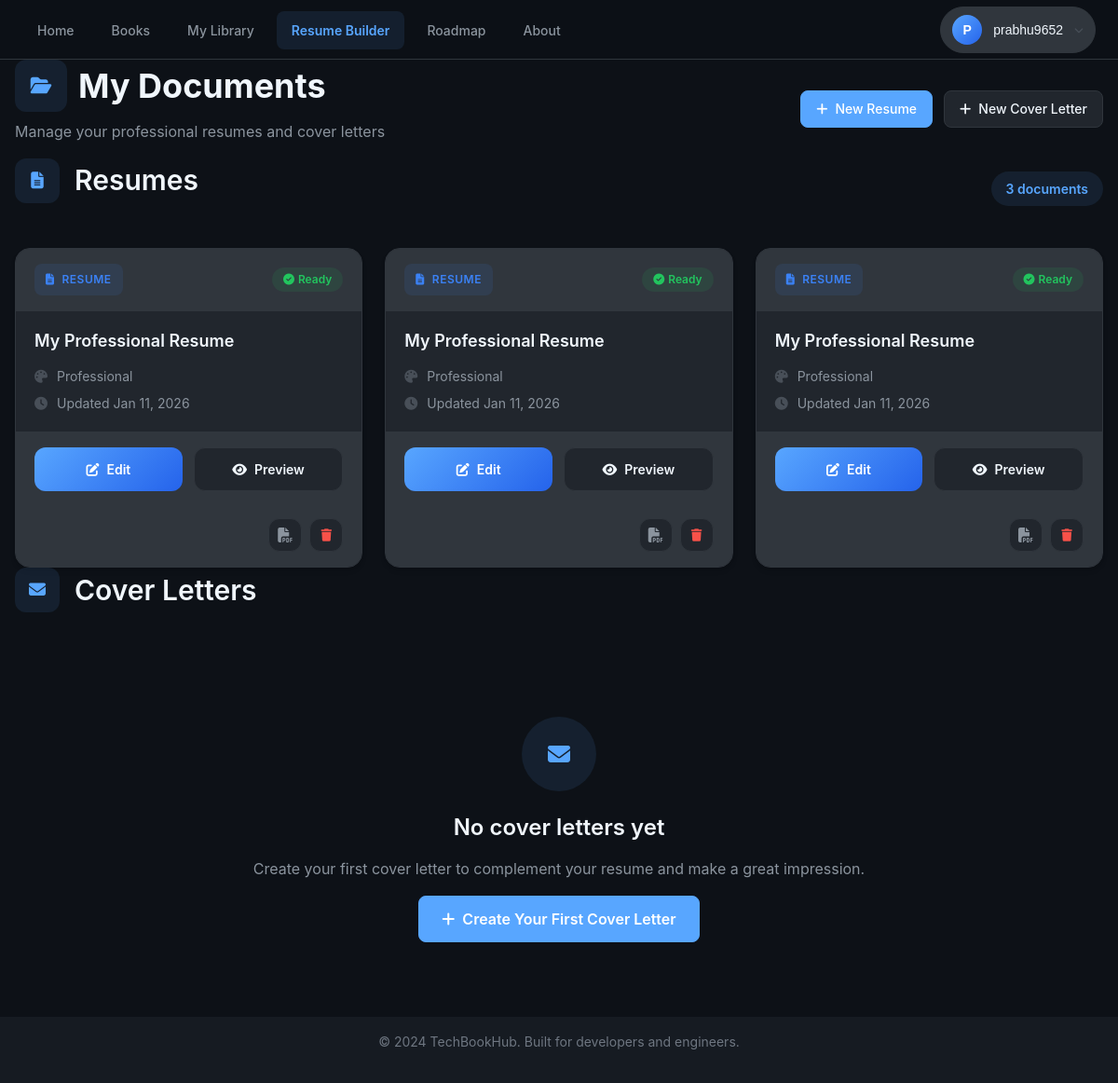
Page /resume-builder/dashboard/ (signed in) on the earlier database version.
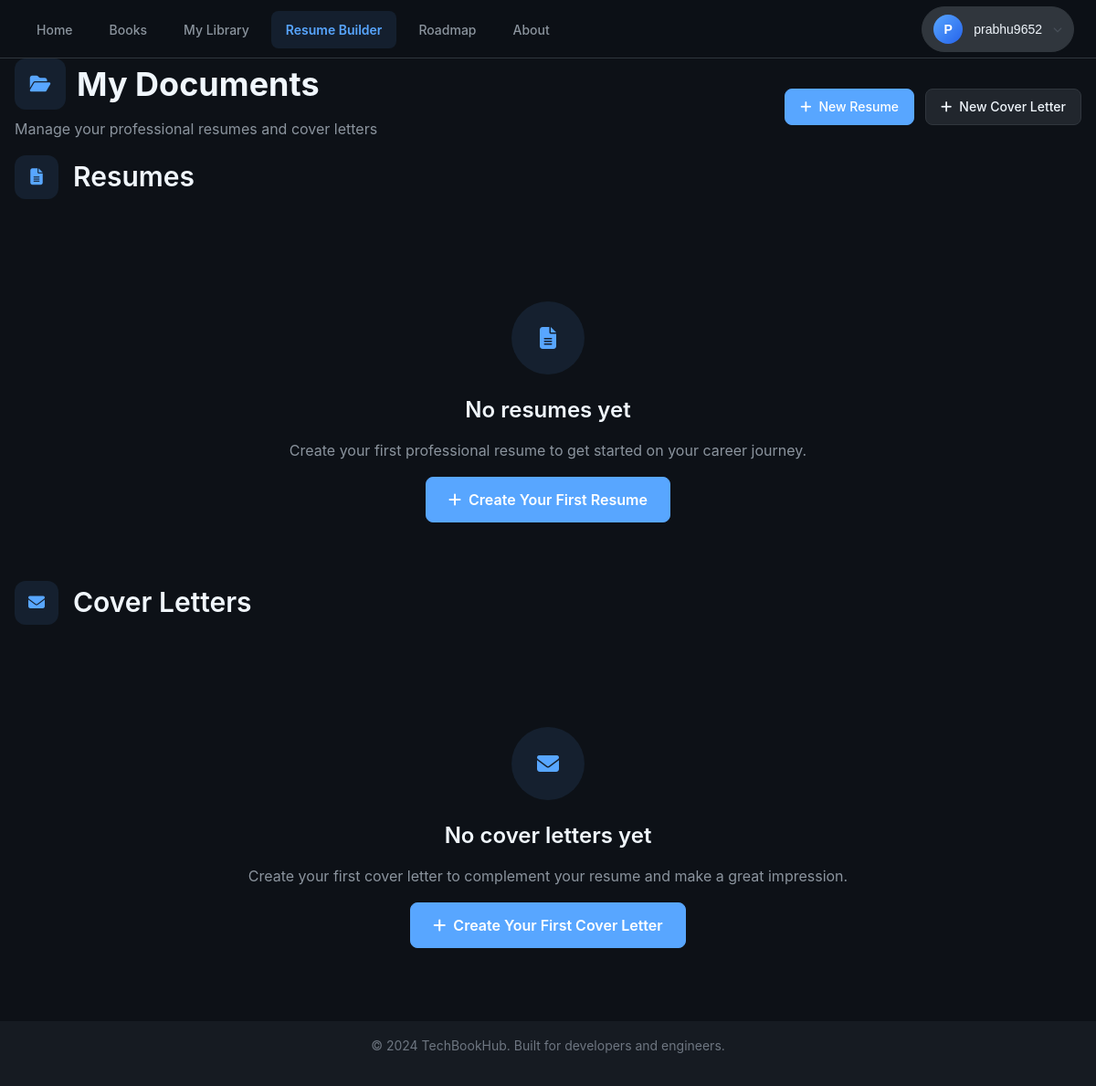
Same page on the later database version.
### resume_builder/models.py (models this page shows, shortened)
class Resume(models.Model):
    ROLE_CHOICES = [
        ('devops_sre', 'DevOps / SRE Engineer'),
        ('software_engineer', 'Software Engineer'),
        ('ds_ml', 'DS / ML Engineer'),
    ]
    user = models.ForeignKey(User, on_delete=models.CASCADE, related_name='resumes')
    template = models.ForeignKey(ResumeTemplate, on_delete=models.CASCADE)
    title = models.CharField(max_length=200, default="My Resume")
    role = models.CharField(max_length=30, choices=ROLE_CHOICES, default='software_engineer')
    profile_photo = models.ImageField(upload_to='resume_photos/', blank=True, null=True)
    primary_color = models.CharField(max_length=7, default='#4a9d9a', help_text='Header/accent color')
    full_name = models.CharField(max_length=100)
    role_title = models.CharField(max_length=100, blank=True, help_text="e.g., Senior DevOps Engineer")
    email = models.EmailField()
    phone = models.CharField(max_length=20, blank=True)
    address = models.TextField(blank=True, help_text="Full address")
    location = models.CharField(max_length=100, blank=True)
    linkedin = models.URLField(blank=True)
    github = models.URLField(blank=True)
    website = models.URLField(blank=True)
    skills = models.JSONField(default=list)
    summary = models.TextField(blank=True)
    experience = models.JSONField(default=list)
    projects = models.JSONField(default=list)
    education = models.JSONField(default=list)
    languages = models.JSONField(default=list)
    certifications = models.JSONField(default=list)
    created_at = models.DateTimeField(auto_now_add=True)
    updated_at = models.DateTimeField(auto_now=True)
    class Meta:
        ordering = ['-updated_at']

class ResumeTemplate(models.Model):
    CATEGORIES = [
        ('professional', 'Professional'),
        ('modern', 'Modern'),
        ('creative', 'Creative'),
        ('minimal', 'Minimal'),
    ]
    name = models.CharField(max_length=100)
    slug = models.SlugField(max_length=100, unique=True)
    category = models.CharField(max_length=20, choices=CATEGORIES, default='professional')
    description = models.TextField()
    html_template = models.TextField()
    css_styles = models.TextField()
    is_active = models.BooleanField(default=True)
    created_at = models.DateTimeField(auto_now_add=True)
    updated_at = models.DateTimeField(auto_now=True)
    primary_color = models.CharField(max_length=7, default='#4a9d9a', help_text='Primary color hex code')
    class Meta:
        ordering = ['category', 'name']

### resume_builder/views.py (the view)
# urls.py: path('dashboard/', views.dashboard, name='dashboard'),
@login_required
def dashboard(request):
    resumes = Resume.objects.filter(user=request.user)[:10]
    cover_letters = CoverLetter.objects.filter(user=request.user)[:10]
    context = {
        'title': 'My Documents',
        'resumes': resumes,
        'cover_letters': cover_letters,
    }
    return render(request, 'resume_builder/dashboard.html', context)

### resume_builder/templates/resume_builder/dashboard.html (shortened to what this page needs)
{% extends 'base.html' %}
{% load static %}
{% block content %}
<div class="container p-8">
  <div class="dashboard-header d-flex justify-content-between align-items-center mb-12 animate-slide-down">
    <div class="header-content">
      <h1 class="d-flex align-items-center gap-3 mb-2">
        <div class="header-icon">
          <i class="fas fa-folder-open"></i>
        </div>
        My Documents
      </h1>
      <p class="text-secondary">
        Manage your professional resumes and cover letters
      </p>
    </div>
    <div class="header-actions d-flex gap-3">
      <a href="{% url 'resume_builder:resume_templates' %}" class="btn btn-primary animate-slide-right">
        <i class="fas fa-plus"></i>
        New Resume
      </a>
      <a href="{% url 'resume_builder:cover_letter_templates' %}" class="btn btn-secondary animate-slide-right">
        <i class="fas fa-plus"></i>
        New Cover Letter
      </a>
    </div>
  </div>
  <div class="documents-section mb-16 animate-slide-left">
    <div class="section-header-enhanced mb-8">
      <h2 class="d-flex align-items-center">
        <div class="section-icon">
          <i class="fas fa-file-alt"></i>
        </div>
        Resumes
      </h2>
      {% if resumes %}
        <span class="document-count">
          {{ resumes|length }} document{{ resumes|length|pluralize }}
        </span>
      {% endif %}
    </div>
    {% if resumes %}
      <div class="documents-grid-enhanced">
        {% for resume in resumes %}
          <div class="document-card-enhanced animate-slide-up animate-stagger-{{ forloop.counter0|add:1 }}" data-document-id="{{ resume.id }}" data-document-type="resume">
            <div class="card-header-section">
              <div class="document-type-badge resume-badge">
                <i class="fas fa-file-alt"></i>
                Resume
              </div>
              <div class="document-status-badge">
                <i class="fas fa-check-circle"></i>
                Ready
              </div>
            </div>
            <div class="card-body-section">
              <h3 class="document-title-enhanced">{{ resume.title }}</h3>
              <div class="document-meta-enhanced">
                <div class="meta-row">
                  <i class="fas fa-palette"></i>
                  <span>{{ resume.template.name }}</span>
                </div>
                <div class="meta-row">
                  <i class="fas fa-clock"></i>
                  <span>Updated {{ resume.updated_at|date:"M d, Y" }}</span>
                </div>
              </div>
            </div>
            <div class="card-actions-section">
              <div class="primary-actions-row">
                <a href="{% url 'resume_builder:edit_resume' resume.id %}" class="action-btn-enhanced primary-action">
                  <i class="fas fa-edit"></i>
                  Edit
                </a>
                <a href="{% url 'resume_builder:preview_resume' resume.id %}" class="action-btn-enhanced secondary-action">
                  <i class="fas fa-eye"></i>
                  Preview
                </a>
              </div>
              <div class="secondary-actions-row">
                <a href="{% url 'resume_builder:download_resume' resume.id %}" class="icon-action-btn download-action" title="Download PDF">
                  <i class="fas fa-file-pdf"></i>
                </a>
                <button type="button" class="icon-action-btn delete-action delete-document-btn"
                        data-document-id="{{ resume.id }}"
                        data-document-type="resume"
                        data-document-title="{{ resume.title }}"
                        title="Delete Resume">
                  <i class="fas fa-trash"></i>
                </button>
              </div>
            </div>
          </div>
        {% endfor %}
      </div>
    {% else %}
      <div class="empty-state">
        <div class="empty-icon animate-pulse">
          <i class="fas fa-file-alt"></i>
        </div>
        <h3>No resumes yet</h3>
        <p>Create your first professional resume to get started on your career journey.</p>
        <a href="{% url 'resume_builder:resume_templates' %}" class="btn btn-primary btn-lg">
          <i class="fas fa-plus"></i>
          Create Your First Resume
        </a>
      </div>
    {% endif %}
  </div>
  <div class="documents-section animate-slide-right">
    <div class="section-header-enhanced mb-8">
      <h2 class="d-flex align-items-center">
        <div class="section-icon">
          <i class="fas fa-envelope"></i>
        </div>
        Cover Letters
      </h2>
    </div>
    {% if cover_letters %}
      <div class="documents-grid-enhanced">
        {% for cover_letter in cover_letters %}
          <div class="document-card-enhanced animate-slide-up animate-stagger-{{ forloop.counter0|add:1 }}" data-document-id="{{ cover_letter.id }}" data-document-type="cover_letter">
            <div class="card-header-section">
              <div class="document-type-badge letter-badge">
                <i class="fas fa-envelope"></i>
                Cover Letter
              </div>
              <div class="document-status-badge">
                <i class="fas fa-check-circle"></i>
                Ready
              </div>
            </div>
            <div class="card-body-section">
              <h3 class="document-title-enhanced">{{ cover_letter.title }}</h3>
              <div class="document-meta-enhanced">
                <div class="meta-row">
                  <i class="fas fa-building"></i>
                  <span>{{ cover_letter.company_name }}</span>
                </div>
                <div class="meta-row">
                  <i class="fas fa-palette"></i>
                  <span>{{ cover_letter.template.name }}</span>
                </div>
                <div class="meta-row">
                  <i class="fas fa-clock"></i>
                  <span>Updated {{ cover_letter.updated_at|date:"M d, Y" }}</span>
                </div>
              </div>
            </div>
            <div class="card-actions-section">
              <div class="primary-actions-row">
                <a href="{% url 'resume_builder:edit_cover_letter' cover_letter.id %}" class="action-btn-enhanced primary-action">
                  <i class="fas fa-edit"></i>
                  Edit
                </a>
                <a href="{% url 'resume_builder:preview_cover_letter' cover_letter.id %}" class="action-btn-enhanced secondary-action">
                  <i class="fas fa-eye"></i>
                  Preview
                </a>
              </div>
              <div class="secondary-actions-row">
                <a href="{% url 'resume_builder:download_cover_letter' cover_letter.id %}" class="icon-action-btn download-action" title="Download PDF">
                  <i class="fas fa-file-pdf"></i>
                </a>
                <button type="button" class="icon-action-btn delete-action delete-document-btn"
                        data-document-id="{{ cover_letter.id }}"
                        data-document-type="cover_letter"
                        data-document-title="{{ cover_letter.title }}"
                        title="Delete Cover Letter">
                  <i class="fas fa-trash"></i>
                </button>
              </div>
            </div>
          </div>
        {% endfor %}
      </div>
    {% else %}
      <div class="empty-state">
        <div class="empty-icon animate-pulse">
          <i class="fas fa-envelope"></i>
        </div>
        <h3>No cover letters yet</h3>
        <p>Create your first cover letter to complement your resume and make a great impression.</p>
        <a href="{% url 'resume_builder:cover_letter_templates' %}" class="btn btn-primary btn-lg">
          <i class="fas fa-plus"></i>
          Create Your First Cover Letter
        </a>
      </div>
    {% endif %}
  </div>
</div>
{% endblock %}

### booksstore/templates/base.html (shortened to what this page needs)
<!DOCTYPE html>
<html lang="en">
  {% load static %}
  <head>
    <link rel="stylesheet" href="https://cdnjs.cloudflare.com/ajax/libs/font-awesome/6.5.0/css/all.min.css">
    <link rel="stylesheet" type="text/css" href="{% static 'css/dark-theme-unified.css' %}?v=20260111-darktheme">
    <link rel="stylesheet" type="text/css" href="{% static 'css/components-dark.css' %}?v=20260111-darktheme">
    <link rel="stylesheet" type="text/css" href="{% static 'css/auth-enterprise.css' %}?v=20260111-enterprise">
    <link rel="stylesheet" type="text/css" href="{% static 'css/image-optimization.css' %}?v=20260111-imgopt">
  </head>
  <body>
    <nav class="navbar">
      <div class="navbar-content">
        <ul class="navbar-nav">
          <li><a href="{% url 'home.index' %}" class="nav-link {% if request.resolver_match.url_name == 'home.index' %}active{% endif %}">Home</a></li>
          <li><a href="{% url 'books.index' %}" class="nav-link {% if request.resolver_match.url_name and 'books' in request.resolver_match.url_name and not request.resolver_match.namespace %}active{% endif %}">Books</a></li>
          {% if user.is_authenticated %}
            <li><a href="{% url 'library.index' %}" class="nav-link {% if request.resolver_match.url_name and 'library' in request.resolver_match.url_name and not request.resolver_match.namespace %}active{% endif %}">My Library</a></li>
          {% endif %}
          <li><a href="{% url 'resume_builder:home' %}" class="nav-link {% if request.resolver_match.namespace == 'resume_builder' %}active{% endif %}">Resume Builder</a></li>
          <li><a href="{% url 'roadmap:home' %}" class="nav-link {% if request.resolver_match.namespace == 'roadmap' %}active{% endif %}">Roadmap</a></li>
          <li><a href="{% url 'home.about' %}" class="nav-link {% if request.resolver_match.url_name == 'home.about' %}active{% endif %}">About</a></li>
        </ul>
        <div class="navbar-auth">
          {% if user.is_authenticated %}
            <div class="user-profile-dropdown">
              <button class="profile-trigger" id="profileTrigger" aria-expanded="false" aria-haspopup="true">
                <div class="profile-avatar">
                  <span class="avatar-initials">{{ user.username|slice:":1"|upper }}</span>
                </div>
                <span class="profile-name">{{ user.username }}</span>
                <i class="fas fa-chevron-down profile-chevron"></i>
              </button>
            </div>
          {% else %}
            <a href="{% url 'accounts.login' %}" class="btn btn-ghost btn-sm">Sign In</a>
            <a href="{% url 'accounts.signup' %}" class="btn btn-primary btn-sm">Sign Up</a>
          {% endif %}
        </div>
      </div>
    </nav>
    <main style="padding-top: 64px;" id="main-content">
      <div class="page-content" id="page-content">
        {% block content %}
        {% endblock content %}
      </div>
    </main>
    <footer style="background-color: var(--bg-secondary); border-top: 1px solid var(--border-primary); margin-top: var(--space-4);">
      <div class="container">
        <div style="padding: var(--space-4) 0; text-align: center;">
          <p style="color: var(--text-tertiary); font-size: var(--font-size-sm);">
            &copy; 2024 TechBookHub. Built for developers and engineers.
          </p>
        </div>
      </div>
    </footer>
  </body>
</html>

Differences in the rows shown:
removed Resume: title "My Professional Resume", template.name "Professional", updated_at "Jan 11, 2026"
removed Resume: title "My Professional Resume", template.name "Professional", updated_at "Jan 11, 2026"
removed Resume: title "My Professional Resume", template.name "Professional", updated_at "Jan 11, 2026"
Other differences:
{{ resumes|length }}: "3" → (not shown)
text no longer shown: "document"
text now shown: "No resumes yet Create your first professional resume to get started on your career journey. Create Your First Resume"
